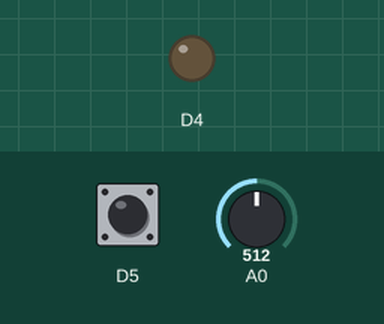
A program run on a simulated ESP8266 (NodeMCU). Parts: output pins drawn as LEDs (lit = HIGH). The test bench sets the inputs (shaded band); at power-on: D5 HIGH, A0 = 512.

Above: at 1.2 s.
1.3 s: D5 pulled LOW for 0.15 s
4.3 s: A0 set to 0
7.3 s: A0 set to 3
10.3 s: A0 set to 6
At 10.35 s:
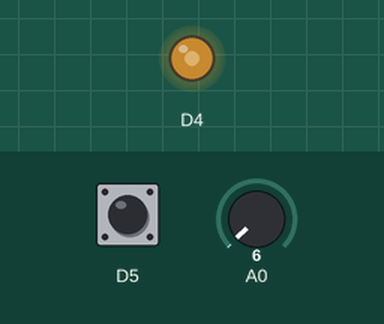
13.3 s: A0 set to 511
At 13.68 s:
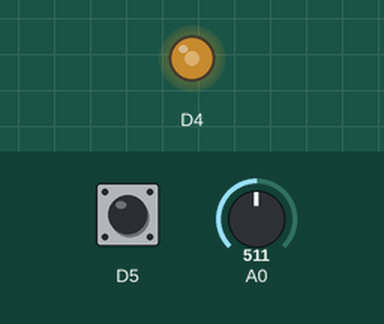
16.3 s: D5 pulled LOW for 1 s
Timing chart, 0 to 16.7 s (numbered marks = the images above; inputs shaded):
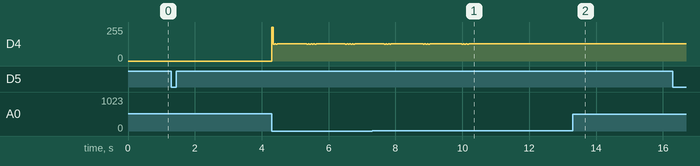

The program:

main.cpp
```cpp
#include <Arduino.h>
// I Aileen Velasco, 000805966 certify that this material is my original work.
//No other person's work has been used without due acknowledgement.
//I have not made my work available to anyone else.

//Global variables
int iButton = 0;
int buttonLED = 1;
boolean buttonPressed = false;
int iVal = 0;

void setup() {
  // configure the USB serial monitor
  Serial.begin(115200);

  // configure pin D5 as digital input - this is the pushbutton
  pinMode(D5, INPUT_PULLUP);

  // configure pin D4 as a digital output - this is the LED
  pinMode(D4, OUTPUT);

  // set default PWM range
  analogWriteRange(1023);

}

void loop() {
  // read the push button input...
  iButton = digitalRead(D5);
  // read the analog input
  iVal = analogRead(A0);

  // Check if button is pressed
  if (iButton == 0 ){
    // If pressed toggle boolean buttonPressed
    buttonPressed = buttonPressed ? false : true;
  }


  // Check the state of the buttonPressed
  if(buttonPressed){
    //If button is pressed, toggle the LED light
    buttonLED = buttonLED ? 0 : 1;

    //Check if light is on or off
    if(buttonLED == 1){
      //If light is on, display dimmer
      analogWrite(D4, iVal);
    } else {
      //Else, turn off the light
      digitalWrite(D4, 1);
    }
  }

  // Debounce logic ...
  delay(1);
} 
```

Measured:
- after the input at 10.3 s, D4: stops changing and stays 130/255
- after the input at 13.3 s, D4: stays 130/255 (without the input it goes to 255/255 after 1.4 s)
- by itself, D4: repeats every 1.2 s: 2 × (131/255 0.04 s, 124/255 0.04 s), 130/255 0.96 s, 124/255 0.04 s
